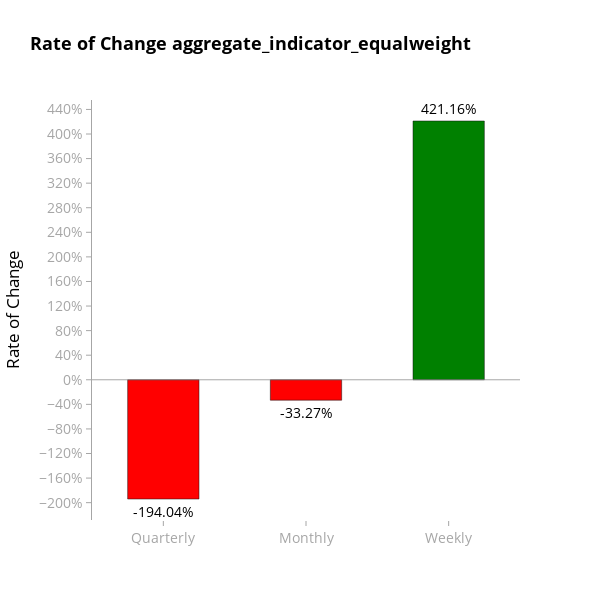
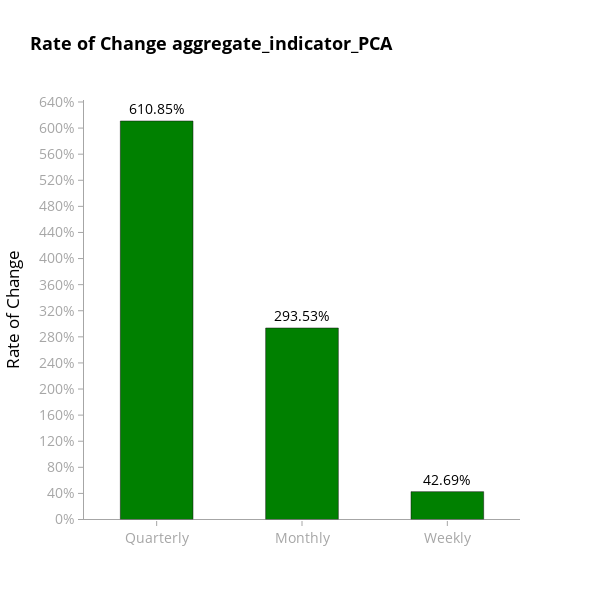

Notebook cell for these charts, in order:
### Code cell
import plotly.io as pio  # Import plotly.io for saving HTML

# Define the color codes (matching the colors in create_indicator_chart)
GREY_COLOR = 'rgba(128, 128, 128, 0.7)'  # Semi-transparent grey
RED_COLOR = 'red'  # Red color for positive changes
BLUE_COLOR = 'blue'  # Blue color for negative changes

# Function to calculate percentage changes for given time periods
def calculate_periodic_changes(df, column):
    # Calculate the percentage changes for weekly, monthly, and quarterly periods
    weekly_change = df[column].pct_change(7).iloc[-1] * 100  # 7 days for weekly change
    monthly_change = df[column].pct_change(30).iloc[-1] * 100  # 30 days for monthly change
    quarterly_change = df[column].pct_change(90).iloc[-1] * 100  # 90 days for quarterly change

    return weekly_change, monthly_change, quarterly_change

# Create the bar chart for quarterly, monthly, and weekly changes
def create_bar_chart(merged_df, column):
    # Calculate percentage changes for the specified column
    weekly_change, monthly_change, quarterly_change = calculate_periodic_changes(merged_df, column)
    
    # Define the periods and changes in the new order: quarterly, monthly, weekly
    periods = ['Quarterly', 'Monthly', 'Weekly']
    changes = [quarterly_change, monthly_change, weekly_change]
    
    # Determine the color for each bar: RED_COLOR for positive, BLUE_COLOR for negative
    colors = ['green' if change > 0 else 'red' for change in changes]

    # Create the bar chart with the updated bar width
    fig = go.Figure()
    fig.add_trace(
        go.Bar(
            x=periods,
            y=changes,
            marker_color=colors,  # Set the colors for each bar
            text=[f"{change:.2f}%" for change in changes],  # Add text labels with percentage values
            textposition='outside',
            width=0.5  # Make the bars wider (as per your change)
        )
    )

    # Customize the layout
    fig.update_layout(
        title={
            'text': f"Rate of Change {column}",
            'font': {'color': 'black', 'size': 18, 'weight': 'bold'}
        },
        xaxis_title=None,  # Remove the x-axis title
        yaxis_title="Rate of Change",  # Change "Percentage Change" to "Rate of Change"
        yaxis_ticksuffix="%",
        plot_bgcolor='white',
        paper_bgcolor='white',
        font={'color': 'black', 'size': 14},
        width=600,  # Keep width at 600 pixels
        height=600,  # Keep height at 600 pixels
        hovermode="x unified",
    )

    # Add a horizontal line at y = 0%
    fig.add_hline(y=0, line_dash="solid", line_color=GREY_COLOR, line_width=1)

    # Set y-axis tickers to every 20% (like 0, 20, 40, 60, ... and -20, -40, -60, ...)
    fig.update_yaxes(
        showgrid=False, 
        tickfont={'color': GREY_COLOR, 'size': 14},  # Make y-axis labels grey
        zeroline=False,
        linecolor=GREY_COLOR,  # Grey color for y-axis lines
        showline=True,
        ticks='outside',
        tickcolor=GREY_COLOR,
        dtick=40  # Set dtick to 20 to display tickers every 20%
    )

    # Update x-axis (periods)
    fig.update_xaxes(
        showgrid=False, 
        tickfont={'color': GREY_COLOR, 'size': 14},  # Make x-axis labels grey
        zeroline=False,
        linecolor=None,  # Remove x-axis line
        showline=False,  # Ensure no line on x-axis
        ticks='outside',
        tickcolor=GREY_COLOR
    )

    # Show the chart
    fig.show()

    # Save the chart as an HTML file
    pio.write_html(fig, file=f'{column}_periodic_changes_chart.html')

# Call the function for aggregate indicator columns and save charts
create_bar_chart(merged_df, 'aggregate_indicator_equalweight')
create_bar_chart(merged_df, 'aggregate_indicator_PCA')

### Figure 1 — Plotly figure (JSON) as saved in the notebook; plotly's stock layout.template omitted (floating-point values rounded to 4 significant figures)
{"data": [{"marker": {"color": ["red", "red", "green"]}, "text": ["-194.04%", "-33.27%", "421.16%"], "textposition": "outside", "width": 0.5, "x": ["Quarterly", "Monthly", "Weekly"], "y": [-194.0, -33.27, 421.2], "type": "bar"}], "layout": {"title": {"font": {"color": "black", "size": 18, "weight": "bold"}, "text": "Rate of Change aggregate_indicator_equalweight"}, "yaxis": {"title": {"text": "Rate of Change"}, "ticksuffix": "%", "tickfont": {"color": "rgba(128, 128, 128, 0.7)", "size": 14}, "showgrid": false, "zeroline": false, "linecolor": "rgba(128, 128, 128, 0.7)", "showline": true, "ticks": "outside", "tickcolor": "rgba(128, 128, 128, 0.7)", "dtick": 40}, "font": {"color": "black", "size": 14}, "xaxis": {"title": {}, "tickfont": {"color": "rgba(128, 128, 128, 0.7)", "size": 14}, "showgrid": false, "zeroline": false, "showline": false, "ticks": "outside", "tickcolor": "rgba(128, 128, 128, 0.7)"}, "plot_bgcolor": "white", "paper_bgcolor": "white", "width": 600, "height": 600, "hovermode": "x unified", "shapes": [{"line": {"color": "rgba(128, 128, 128, 0.7)", "dash": "solid", "width": 1}, "type": "line", "x0": 0, "x1": 1, "xref": "x domain", "y0": 0, "y1": 0, "yref": "y"}]}}

### Figure 2 — Plotly figure (JSON) as saved in the notebook; plotly's stock layout.template omitted (floating-point values rounded to 4 significant figures)
{"data": [{"marker": {"color": ["green", "green", "green"]}, "text": ["610.85%", "293.53%", "42.69%"], "textposition": "outside", "width": 0.5, "x": ["Quarterly", "Monthly", "Weekly"], "y": [610.9, 293.5, 42.69], "type": "bar"}], "layout": {"title": {"font": {"color": "black", "size": 18, "weight": "bold"}, "text": "Rate of Change aggregate_indicator_PCA"}, "yaxis": {"title": {"text": "Rate of Change"}, "ticksuffix": "%", "tickfont": {"color": "rgba(128, 128, 128, 0.7)", "size": 14}, "showgrid": false, "zeroline": false, "linecolor": "rgba(128, 128, 128, 0.7)", "showline": true, "ticks": "outside", "tickcolor": "rgba(128, 128, 128, 0.7)", "dtick": 40}, "font": {"color": "black", "size": 14}, "xaxis": {"title": {}, "tickfont": {"color": "rgba(128, 128, 128, 0.7)", "size": 14}, "showgrid": false, "zeroline": false, "showline": false, "ticks": "outside", "tickcolor": "rgba(128, 128, 128, 0.7)"}, "plot_bgcolor": "white", "paper_bgcolor": "white", "width": 600, "height": 600, "hovermode": "x unified", "shapes": [{"line": {"color": "rgba(128, 128, 128, 0.7)", "dash": "solid", "width": 1}, "type": "line", "x0": 0, "x1": 1, "xref": "x domain", "y0": 0, "y1": 0, "yref": "y"}]}}
